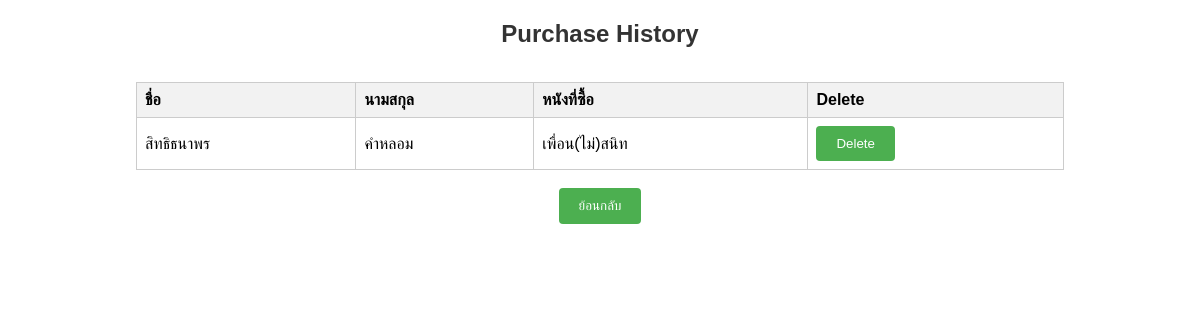
Before: /historybuy.php with the older database file.
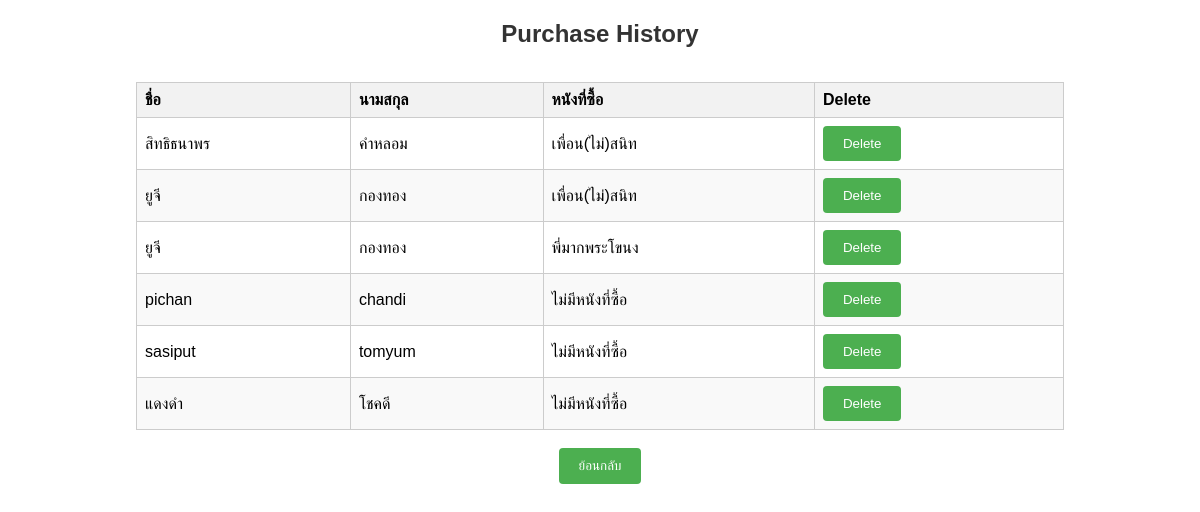
After: the same page with the newer database file.
### tables this page shows
CREATE TABLE `mem_product` (
  `mid` varchar(3) NOT NULL,
  `pid` varchar(3) NOT NULL
);

CREATE TABLE `member` (
  `mid` varchar(3) NOT NULL,
  `mname` varchar(20) NOT NULL,
  `mlastname` varchar(30) NOT NULL,
  `maddress` varchar(50) NOT NULL,
  `mtel` varchar(10) NOT NULL
);

CREATE TABLE `product` (
  `pid` varchar(3) NOT NULL,
  `pname` varchar(20) NOT NULL,
  `pdetail` varchar(400) NOT NULL,
  `ptime` time NOT NULL,
  `pdate` date NOT NULL
);

### historybuy.php (the view, shortened to what this page needs)
<!DOCTYPE html>
<html lang="en">
<head>
    <link rel="stylesheet" href="style.css">
</head>
<body>
<?php
    require 'conn.php';
    $sql = "SELECT m.mname, m.mlastname, p.pname, mp.mid, mp.pid FROM member m
            LEFT JOIN mem_product mp ON m.mid = mp.mid
            LEFT JOIN product p ON mp.pid = p.pid";
    $result = $conn->query($sql);
?>
<h1>Purchase History</h1><br>
<table>
    <thead>
        <tr>
            <th>ชื่อ</th>
            <th>นามสกุล</th>
            <th>หนังที่ซื้อ</th>
            <th>Delete</th>
        </tr>
    </thead>
    <tbody>
        <?php
            if ($result->num_rows > 0) {
                while ($row = $result->fetch_assoc()) {
                    echo "<tr><td>"
                        . $row["mname"] . "</td>"
                        . "<td>" . $row["mlastname"] . "</td>"
                        . "<td>" . ($row["pname"] ? $row["pname"] : 'ไม่มีหนังที่ซื้อ') . "</td>"
                        . "<td><a href='hisdelete.php?mid=" . $row["mid"] . "&pid=" . $row["pid"] . "' onclick=\"return confirm('คุณแน่ใจหรือไม่ว่าต้องการลบหนังนี้?');\"><button>Delete</button></a></td>";
                    echo "</tr>";
                }
            } else {
                echo "<tr><td colspan='4'>0 results</td></tr>";
            }
        ?>
    </tbody>
</table>
<br>
<a href='memmenu.php'><button>ย้อนกลับ</button></a>
</body>
</html>

### style.css (style rules this page uses)
body { font-family: Arial, sans-serif; text-align: center; margin: 20px; }
h1 { color: #333; font-size: 24px; }
table { border-collapse: collapse; width: 80%; margin: 0 auto; }
th, td { border: 1px solid #ccc; padding: 8px; text-align: left; }
th { background-color: #f2f2f2; }
tr:nth-child(even) { background-color: #f9f9f9; }
button { padding: 10px 20px; background-color: #4CAF50; color: white; border: none; border-radius: 4px; cursor: pointer; }

Changed rows visible on the page:
added mem_product: mid.mname "ยูจี", mid.mlastname "กองทอง", pid.pname "เพื่อน(ไม่)สนิท"
added mem_product: mid.mname "ยูจี", mid.mlastname "กองทอง", pid.pname "พี่มากพระโขนง"
added member: mname "pichan", mlastname "chandi", shows "ไม่มีหนังที่ซื้อ"
added member: mname "sasiput", mlastname "tomyum", shows "ไม่มีหนังที่ซื้อ"
added member: mname "แดงดำ", mlastname "โชคดี", shows "ไม่มีหนังที่ซื้อ"
